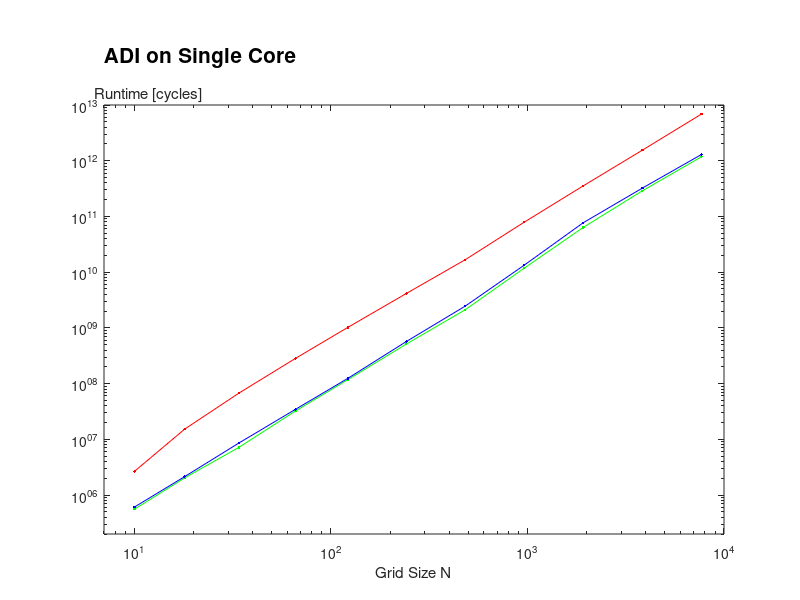

Here is the MATLAB script that generated this plot:
clear;
top = 10^13;
bottom = 2*10^5;
right = 10^4;
left = 7*10^0;

N = [10 18 34 66 122 242 482 962 1922 3842 7682];

cycles_AVX    = [556954 2030545 7175058 32227887 118033356 ...
                 514134617 2113379757 11778571009 63603267703 ...
                 288138307328 1177871815120];
cycles_scalar = [609455 2140148 8580912 34565558 124533788 ...
                 570110102 2455958232 13341730856 77109120432 ...
                 322608921400 1295200222422];
cycles_serial = [2660340 15212056 67465372 283717286 1023417704 ...
                 4149885946 16714511968 78836296474 354014868042 ...
                 1545784109690 6881886399924];

loglog(N,cycles_AVX,'-g.');
             
hold on;

loglog(N,cycles_scalar,'-b.');
loglog(N,cycles_serial,'-r.');

xlim([left right]);
ylim([bottom top]);

% line([1 12],[1 1],'Color',[0.0 0.0 0.0]);
% line([12 12],[1 0],'Color',[0.0 0.0 0.0]);

hold off;

% legh = legend([h3 h2 h1],'AVX + ILP','AVX',...
%                   'Scalar','Location','SouthEast');
% vertOffset = (top - bottom)*0.02;
% set(legh,'Position',get(legh,'Position') + [0 vertOffset 0 0]);

xlabel('Grid Size N');
ylabel('Runtime [cycles]');
set(get(gca,'YLabel'),'Rotation',0);
ylabh = get(gca,'YLabel');
vertOffset = (top - bottom)*1.1;
horzOffset = (right - left)*0.00075;
set(ylabh,'Position',get(ylabh,'Position') + [horzOffset vertOffset 0]);

set(gca,'Position',get(gca,'Position') - [0 0 0 0.1]);
h = title('ADI on Single Core','FontSize', 15);
vertOffset = (top - bottom)*3.0;
horzOffset = (right - left)*-0.0243;
set(h,'Position',get(h,'Position') + [horzOffset vertOffset 0]);

set(gcf,'color','w');